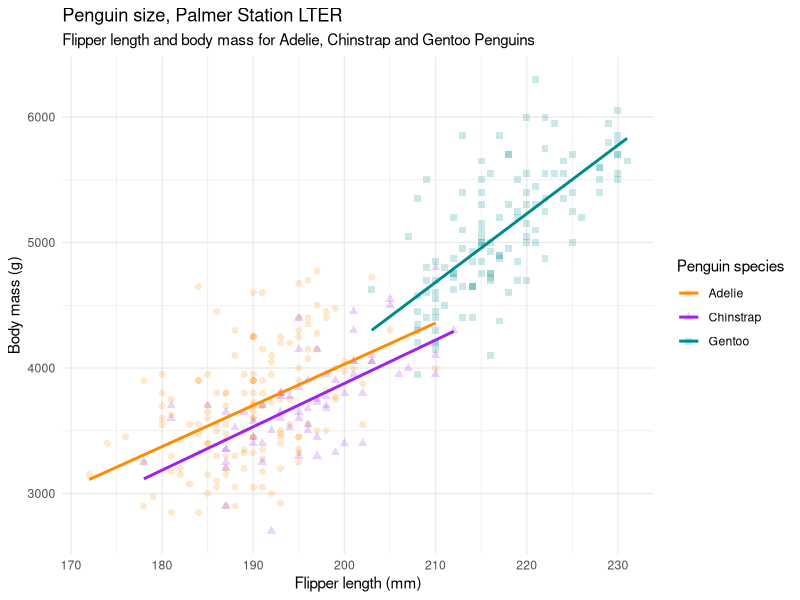
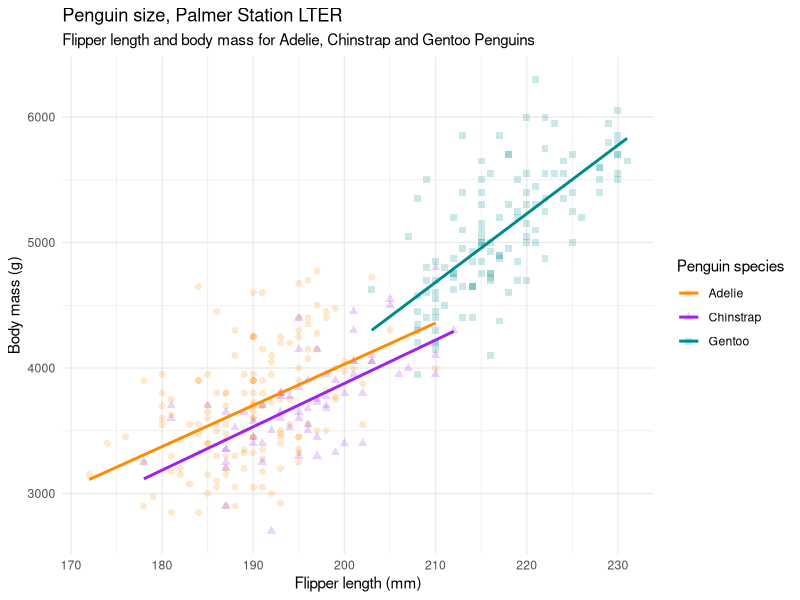

The R script that drew these images, in order:
# Script to prepare a dataset and subset it for a project

## Install and load libraries ----

library(palmerpenguins) # we will use the Palmer Penguins dataset
library(dplyr) # to filter our data
library(ggplot2) # to plot

## Plot a relationship =========================================================

ggplot(data = palmerpenguins::penguins, 
       aes(x = flipper_length_mm,
           y = body_mass_g,
           group = species,
           colour = species)) +
  geom_point(aes(shape = species),
             size = 2,
             alpha = 0.2) +
  # draw a linear model for each group (species)
  geom_smooth(method = "lm",
              se = FALSE) +
  theme_minimal() +
  scale_color_manual(values = c("darkorange",
                                "purple",
                                "cyan4")
  ) +
# specify titles for plot elements
  labs(title = "Penguin size, Palmer Station LTER",
       subtitle = "Flipper length and body mass for Adelie, Chinstrap and Gentoo Penguins",
       x = "Flipper length (mm)",
       y = "Body mass (g)",
       color = "Penguin species",
       shape = "Penguin species") +
  theme_minimal()

## Save plot ===================================================================

ggsave("figures/fig1_penguins.png", width = 6.04, height = 7.58)
